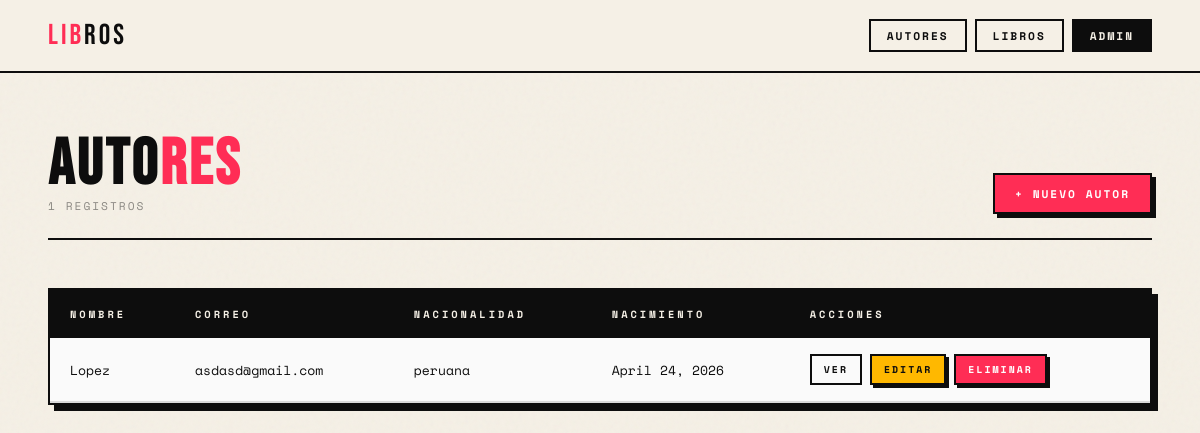
The page /autores/ on the database its author committed.
### gestion/models.py (models this page shows, shortened)
class Autor(models.Model):
    nombre = models.CharField(max_length=100)
    correo = models.EmailField(unique=True)
    nacionalidad = models.CharField(max_length=50)
    fecha_nacimiento = models.DateField()
    biografia = models.TextField(blank=True, null=True)

### gestion/views.py (the view)
# urls.py: path('autores/', views.AutorListView.as_view(), name='lista_autores'),
class AutorListView(ListView):
    model = Autor
    template_name = 'gestion/lista_autores.html'
    context_object_name = 'autores'

### gestion/templates/gestion/lista_autores.html
{% extends 'gestion/base.html' %}
{% block content %}
<div class="page-header">
    <div>
        <h1>Auto<span>res</span></h1>
        <p class="page-count">{{ autores|length }} registros</p>
    </div>
    <a href="{% url 'crear_autor' %}" class="btn btn-primary">+ Nuevo Autor</a>
</div>
<div class="table-wrapper">
    <table>
        <thead>
            <tr>
                <th>Nombre</th>
                <th>Correo</th>
                <th>Nacionalidad</th>
                <th>Nacimiento</th>
                <th>Acciones</th>
            </tr>
        </thead>
        <tbody>
            {% for autor in autores %}
            <tr>
                <td>{{ autor.nombre }}</td>
                <td>{{ autor.correo }}</td>
                <td>{{ autor.nacionalidad }}</td>
                <td>{{ autor.fecha_nacimiento }}</td>
                <td>
                    <div class="btn-row">
                        <a href="{% url 'detalle_autor' autor.pk %}" class="btn btn-secondary btn-sm">Ver</a>
                        <a href="{% url 'editar_autor' autor.pk %}" class="btn btn-warning btn-sm">Editar</a>
                        <a href="{% url 'eliminar_autor' autor.pk %}" class="btn btn-danger btn-sm">Eliminar</a>
                    </div>
                </td>
            </tr>
            {% empty %}
            <tr class="empty-row"><td colspan="5">— Sin autores registrados —</td></tr>
            {% endfor %}
        </tbody>
    </table>
</div>
{% endblock %}

### gestion/templates/gestion/base.html (shortened to what this page needs)
{% load static %}
<!DOCTYPE html>
<html lang="es">
<head>
    <link rel="stylesheet" href="{% static 'gestion/css/estilos.css' %}">
</head>
<body>
    <nav>
        <a href="{% url 'lista_libros' %}" class="nav-brand"><span>Lib</span>ros</a>
        <div class="nav-links">
            <a href="{% url 'lista_autores' %}" class="nav-badge">Autores</a>
            <a href="{% url 'lista_libros' %}" class="nav-badge">Libros</a>
            <a href="/admin/" class="nav-badge nav-badge--admin">Admin</a>
        </div>
    </nav>
    <main>
        {% block content %}{% endblock %}
    </main>
</body>
</html>

### gestion/static/gestion/css/estilos.css (style rules this page uses)
*, *::before, *::after { box-sizing: border-box; margin: 0; padding: 0; }
:root { --bg: #F5F0E6; --black: #0D0D0D; --accent: #FF2D55; --accent2: #FFB800; --border: 2.5px solid #0D0D0D; --white: #FAFAFA; }
body { background: var(--bg); font-family: 'Space Mono', monospace; color: var(--black); min-height: 100vh; display: flex; flex-direction: column; }
body::before { content: ''; position: fixed; inset: 0; pointer-events: none; z-index: 0; }
nav { position: relative; z-index: 2; border-bottom: var(--border); padding: 18px 48px; display: flex; align-items: center; justify-content: space-between; background: var(--bg); }
.nav-brand { font-family: 'Bebas Neue', sans-serif; font-size: 1.8rem; letter-spacing: 3px; color: var(--black); text-decoration: none; }
.nav-brand span { color: var(--accent); }
.nav-links { display: flex; gap: 8px; align-items: center; }
.nav-badge { font-size: 0.7rem; letter-spacing: 2px; text-transform: uppercase; border: var(--border); padding: 6px 16px; font-weight: 700; text-decoration: none; color: var(--black); transition: background .12s, color .12s; }
.nav-badge--admin { background: var(--black); color: var(--bg); }
main { position: relative; z-index: 1; flex: 1; padding: 60px 48px; }
.page-header { display: flex; align-items: flex-end; justify-content: space-between; margin-bottom: 48px; padding-bottom: 24px; border-bottom: var(--border); }
.page-header h1 { font-family: 'Bebas Neue', sans-serif; font-size: 4rem; letter-spacing: 3px; line-height: 1; }
.page-header h1 span { color: var(--accent); }
.page-count { font-size: 0.7rem; letter-spacing: 2px; text-transform: uppercase; opacity: 0.45; }
.table-wrapper { border: var(--border); box-shadow: 6px 6px 0 var(--black); background: var(--white); overflow-x: auto; animation: slideUp 0.4s cubic-bezier(.16,1,.3,1) both; }
table { width: 100%; border-collapse: collapse; }
thead { background: var(--black); color: var(--bg); }
thead th { font-size: 0.65rem; letter-spacing: 3px; text-transform: uppercase; padding: 16px 20px; font-weight: 700; text-align: left; }
tbody tr { border-bottom: 2px solid #0D0D0D22; transition: background .1s; }
tbody td { padding: 16px 20px; font-size: 0.82rem; }
.btn { border: var(--border); padding: 10px 20px; font-family: 'Space Mono', monospace; font-size: 0.7rem; letter-spacing: 2px; text-transform: uppercase; font-weight: 700; text-decoration: none; display: inline-block; cursor: pointer; transition: transform .12s, box-shadow .12s; }
.btn-primary { background: var(--accent); color: #fff; box-shadow: 4px 4px 0 var(--black); }
.btn-secondary { background: transparent; color: var(--black); }
.btn-warning { background: var(--accent2); color: var(--black); box-shadow: 3px 3px 0 var(--black); }
.btn-danger { background: var(--accent); color: #fff; box-shadow: 3px 3px 0 var(--black); }
.btn-sm { padding: 6px 12px; font-size: 0.62rem; }
.btn-row { display: flex; gap: 8px; flex-wrap: wrap; }

### rows shown on the page
Autor: nombre "Lopez", correo "asdasd@gmail.com", nacionalidad "peruana", fecha_nacimiento "April 24, 2026"

### other values the page prints
{{ autores|length }} "1"
